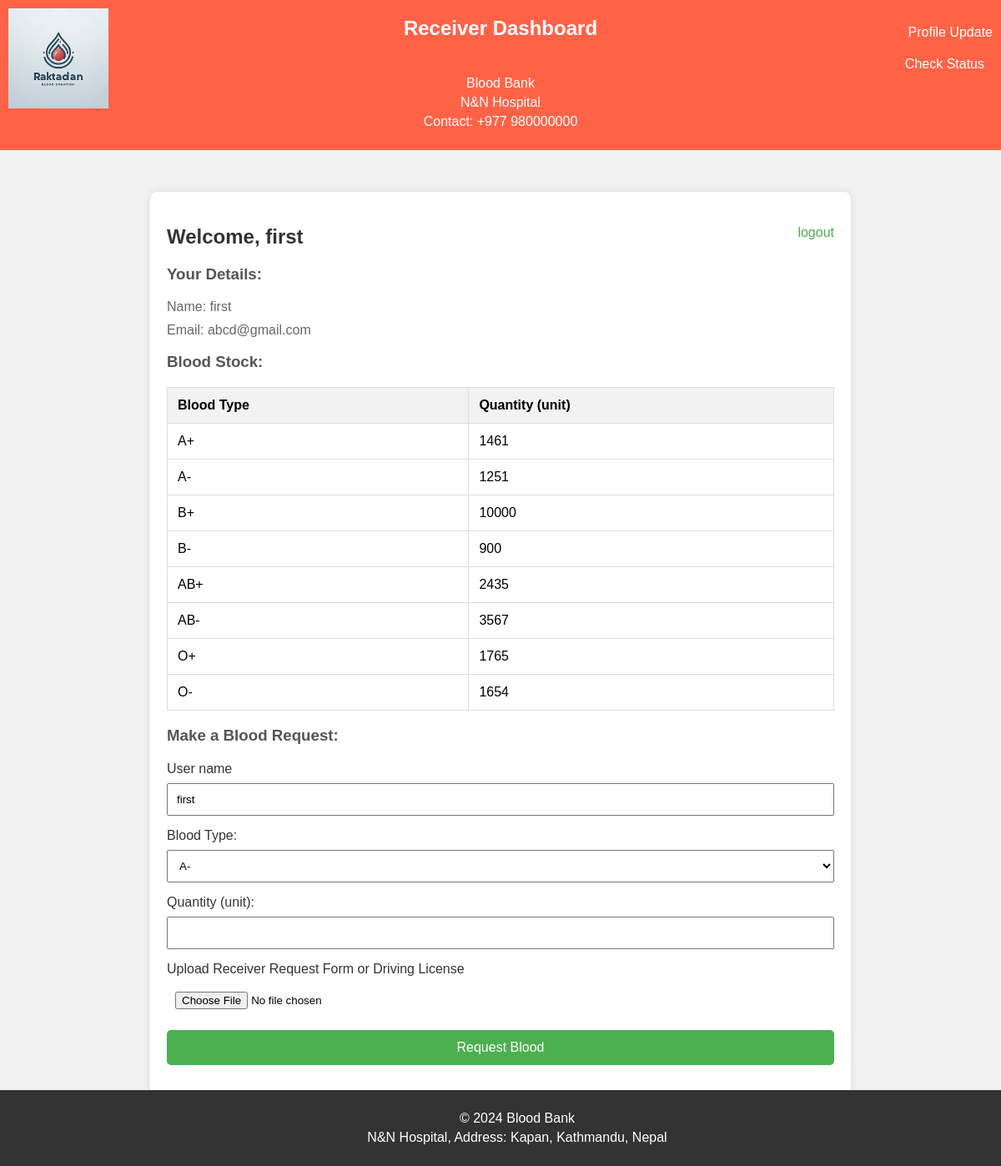
The page /receiver_dashboard.php (signed in) on the database its author committed.
### tables this page shows
CREATE TABLE `user` (
  `id` int(11) NOT NULL,
  `name` varchar(255) NOT NULL,
  `address` varchar(255) NOT NULL,
  `phone` varchar(10) NOT NULL,
  `blood_type` varchar(255) NOT NULL,
  `age` int(11) NOT NULL,
  `spe_condition` varchar(255) NOT NULL,
  `user_type` varchar(255) NOT NULL,
  `email` varchar(255) NOT NULL,
  `password` varchar(255) NOT NULL
);

CREATE TABLE `stock_blood` (
  `blood_type` varchar(255) NOT NULL,
  `blood_quantity` float NOT NULL
);

### receiver_dashboard.php (the view, shortened to what this page needs)
<?php
$user = $_SESSION['name'];
$conn = new mysqli("localhost", "root", "", "blood_bank");
$sqlUser = "SELECT * FROM user WHERE name=?";
$stmtUser = $conn->prepare($sqlUser);
$stmtUser->bind_param("s", $user);
$stmtUser->execute();
$resultUser = $stmtUser->get_result();
if ($resultUser->num_rows == 1) {
    $userData = $resultUser->fetch_assoc();
} else {
    echo "User not found";
    exit();
}
$sqlBloodStock = "SELECT * FROM stock_blood";
$resultBloodStock = $conn->query($sqlBloodStock);
?>
<?php include_once('receiver/header.php'); ?>
<!DOCTYPE html>
<html lang="en">
<head>
</head>
<body>
    <div class="container">
    <a href="logout.php" style="float: right;">logout</a>
        <h2>Welcome, <?php echo $user; ?></h2>
        <h3>Your Details:</h3>
        <p>Name: <?php echo $userData['name']; ?></p>
        <p>Email: <?php echo $userData['email']; ?></p>
        <h3>Blood Stock:</h3>
        <table>
            <tr>
                <th>Blood Type</th>
                <th>Quantity (unit)</th>
            </tr>
            <?php
            while ($row = $resultBloodStock->fetch_assoc()) {
                echo "<tr><td>" . $row['blood_type'] . "</td><td>" . $row['blood_quantity'] . "</td></tr>";
            }
            ?>
        </table>
        <h3>Make a Blood Request:</h3>
        <form action="make_request.php" method="post" enctype="multipart/form-data">
        <label for="name">User name</label>
        <input type="text" name="name" id="name" value="<?php echo $user; ?>" readonly>
            <label for="blood_type">Blood Type:</label>
            <select name="blood_type" id="blood_type">
                <option value="A-">A-</option>
            </select>
            <label for="quantity">Quantity (unit):</label>
            <input type="number" name="quantity" id="quantity" required min="1" max="10" required>
             <label for="rec_card">Upload Receiver Request Form or Driving License</label>
            <input type="file" name="rec_card" id="rec_card" accept="image/*,application/pdf" required>
            <input type="submit" value="Request Blood">
        </form>
        <br><br>
    </div>
</body>
</html>
<?php include_once('receiver/footer.php'); ?>

### receiver/header.php (shortened to what this page needs)
<!DOCTYPE html>
<html lang="en">
<head>
</head>
<body>
    <header>
        <img src="style/logo.jpeg" alt="Blood Bank Logo" class="logo">
        <h1>Receiver Dashboard</h1>
        <a href="edit_receiver_profile.php" class="profile-link">Profile Update</a>
        <a href="receiver_status.php" class="d_contact">Check Status</a>
        <p>Blood Bank</p>
        <p>N&N Hospital</p>
        <p>Contact: +977 980000000</p>
    </header>
</body>
</html>

### receiver/footer.php (shortened to what this page needs)
<!DOCTYPE html>
<html lang="en">
<head>
</head>
<body>
<footer>
        <p>&copy; <?php echo date("Y"); ?> Blood Bank</p>
        <p>N&N Hospital, Address: Kapan, Kathmandu, Nepal</p>
    </footer>
</body>
</html>

### receiver/header.php (style rules this page uses)
header { background-color: tomato; color: #fff; text-align: center; padding: 20px; position: relative; }
header h1 { margin: 0; font-size: 24px; display: inline-block; }
header p { margin: 5px 0; color: white; }
.logo { position: absolute; top: 10px; left: 10px; width: 120px; }
.profile-link { position: absolute; top: 10px; right: 10px; font-size: 16px; color: #fff; text-decoration: none; }
.d_contact { color:white; }

### receiver_dashboard.php (style rules this page uses)
body { font-family: 'Arial', sans-serif; background-color: #f2f2f2; margin: 0; }
.container { max-width: 800px; margin: 50px auto; padding: 20px; background-color: #fff; border-radius: 8px; box-shadow: 0 0 10px rgba(0, 0, 0, 0.1); }
h2 { color: #333; }
h3 { color: #555; }
p { margin: 10px 0; color: #666; }
table { width: 100%; border-collapse: collapse; margin-top: 10px; }
table, th, td { border: 1px solid #ddd; }
th, td { padding: 12px; text-align: left; }
th { background-color: #f2f2f2; }
form { margin-top: 20px; }
label { display: block; margin-bottom: 8px; color: #333; }
select, input { width: 100%; padding: 10px; margin-bottom: 15px; box-sizing: border-box; }
input[type="submit"] { background-color: #4CAF50; color: #fff; border: none; padding: 12px 20px; font-size: 16px; cursor: pointer; border-radius: 5px; }
a { display: block; margin-top: 20px; text-align: right; color: #4CAF50; text-decoration: none; }

### receiver/footer.php (style rules this page uses)
footer { background-color: #333; color: #fff; text-align: center; padding: 20px; position: fixed; bottom: 0; width: 100%; }
footer p { margin: 5px 0; color: white; }

### rows shown on the page
user: name "first", email "abcd@gmail.com"
stock_blood: blood_type "A+", blood_quantity "1461"
stock_blood: blood_type "A-", blood_quantity "1251"
stock_blood: blood_type "B+", blood_quantity "10000"
stock_blood: blood_type "B-", blood_quantity "900"
stock_blood: blood_type "AB+", blood_quantity "2435"
stock_blood: blood_type "AB-", blood_quantity "3567"
stock_blood: blood_type "O+", blood_quantity "1765"
stock_blood: blood_type "O-", blood_quantity "1654"

### other values the page prints
$user "first"
